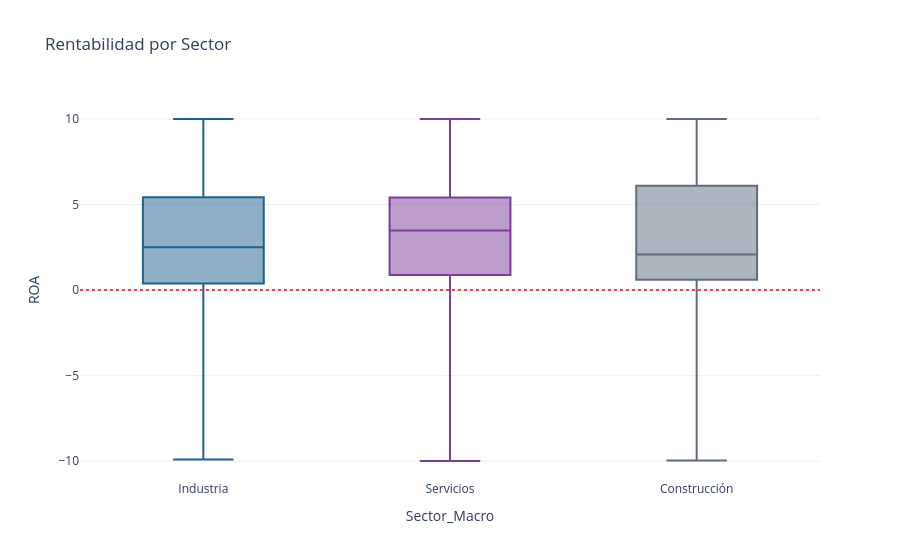

Notebook source saved alongside this figure:
### Code cell
df_v = df[(df['ROA'] >= -10) & (df['ROA'] <= 10)].copy()

boxplot_graf = px.box(
    df_v,
    x="Sector_Macro",
    y="ROA",
    color="Sector_Macro",
    points=False,
    color_discrete_sequence=["#1F618D", "#7D3C98", "#5D6D7E"],
    title="Rentabilidad por Sector"
)

boxplot_graf.add_hline( y=0, line_dash="dot", line_color="#E74C3C")
boxplot_graf.update_layout( template="plotly_white", showlegend=False)
boxplot_graf.show()

### Figure 1 — Plotly figure (JSON) as saved in the notebook; plotly's stock layout.template omitted (floating-point values rounded to 4 significant figures; data arrays with more than 128 entries replaced by an {"elided": "..."} marker saying what was removed)
{"data": [{"alignmentgroup": "True", "boxpoints": false, "hovertemplate": "Sector_Macro=%{x}<br>ROA=%{y}<extra></extra>", "legendgroup": "Industria", "marker": {"color": "#1F618D"}, "name": "Industria", "notched": false, "offsetgroup": "Industria", "orientation": "v", "showlegend": true, "type": "box", "x": {"elided": "2851 str values"}, "x0": " ", "xaxis": "x", "y": {"elided": "2851 float values"}, "y0": " ", "yaxis": "y"}, {"alignmentgroup": "True", "boxpoints": false, "hovertemplate": "Sector_Macro=%{x}<br>ROA=%{y}<extra></extra>", "legendgroup": "Servicios", "marker": {"color": "#7D3C98"}, "name": "Servicios", "notched": false, "offsetgroup": "Servicios", "orientation": "v", "showlegend": true, "type": "box", "x": {"elided": "13003 str values"}, "x0": " ", "xaxis": "x", "y": {"elided": "13003 float values"}, "y0": " ", "yaxis": "y"}, {"alignmentgroup": "True", "boxpoints": false, "hovertemplate": "Sector_Macro=%{x}<br>ROA=%{y}<extra></extra>", "legendgroup": "Construcción", "marker": {"color": "#5D6D7E"}, "name": "Construcción", "notched": false, "offsetgroup": "Construcción", "orientation": "v", "showlegend": true, "type": "box", "x": {"elided": "2367 str values"}, "x0": " ", "xaxis": "x", "y": {"elided": "2367 float values"}, "y0": " ", "yaxis": "y"}], "layout": {"boxmode": "overlay", "legend": {"title": {"text": "Sector_Macro"}, "tracegroupgap": 0}, "shapes": [{"line": {"color": "#E74C3C", "dash": "dot"}, "type": "line", "x0": 0, "x1": 1, "xref": "x domain", "y0": 0, "y1": 0, "yref": "y"}], "showlegend": false, "title": {"text": "Rentabilidad por Sector"}, "xaxis": {"anchor": "y", "categoryarray": ["Industria", "Servicios", "Construcción"], "categoryorder": "array", "domain": [0, 1], "title": {"text": "Sector_Macro"}}, "yaxis": {"anchor": "x", "domain": [0, 1], "title": {"text": "ROA"}}}}
